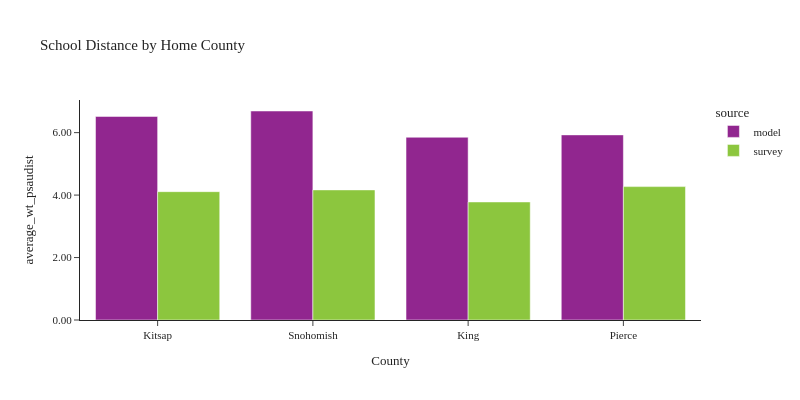

Here is the notebook cell this chart was saved with:
### Code cell
plot_school_location(df_students, 'CountyName_home', 'Home County', 'County')

### Figure 1 — Plotly figure (JSON) as saved in the notebook; plotly's stock layout.template omitted (floating-point values rounded to 4 significant figures)
{"data": [{"alignmentgroup": "True", "customdata": [[57244], [190926], [507002], [217945]], "hovertemplate": "source=model<br>CountyName_home=%{x}<br>average_wt_psaudist=%{y}<br>sample count=%{customdata[0]}<extra></extra>", "legendgroup": "model", "marker": {"color": "#91268F", "pattern": {"shape": ""}}, "name": "model", "offsetgroup": "model", "orientation": "v", "showlegend": true, "textposition": "auto", "type": "bar", "x": ["Kitsap", "Snohomish", "King", "Pierce"], "xaxis": "x", "y": [6.519, 6.693, 5.852, 5.928], "yaxis": "y"}, {"alignmentgroup": "True", "customdata": [[56], [112], [621], [108]], "hovertemplate": "source=survey<br>CountyName_home=%{x}<br>average_wt_psaudist=%{y}<br>sample count=%{customdata[0]}<extra></extra>", "legendgroup": "survey", "marker": {"color": "#8CC63E", "pattern": {"shape": ""}}, "name": "survey", "offsetgroup": "survey", "orientation": "v", "showlegend": true, "textposition": "auto", "type": "bar", "x": ["Kitsap", "Pierce", "King", "Snohomish"], "xaxis": "x", "y": [4.11, 4.272, 3.78, 4.166], "yaxis": "y"}], "layout": {"barmode": "group", "font": {"size": 11}, "height": 400, "legend": {"title": {"text": "source"}, "tracegroupgap": 0}, "title": {"text": "School Distance by Home County"}, "width": 800, "xaxis": {"anchor": "y", "domain": [0.0, 1.0], "title": {"text": "County"}}, "yaxis": {"anchor": "x", "domain": [0.0, 1.0], "tickformat": ".2f", "title": {"text": "average_wt_psaudist"}}}}
